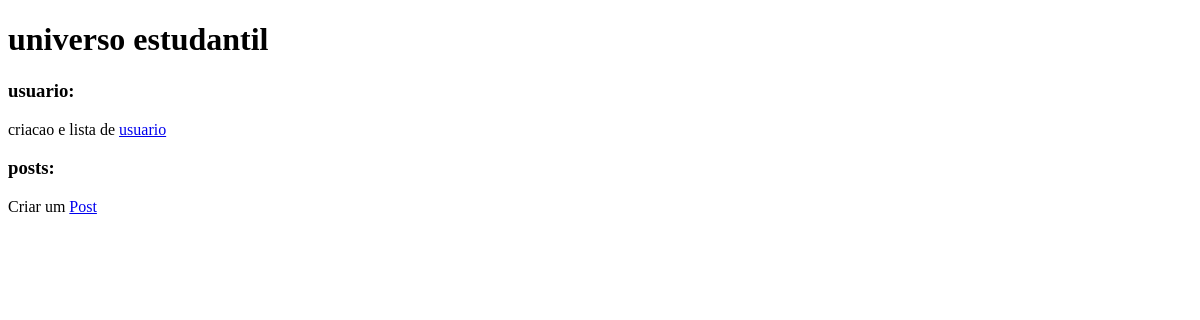
Before: / with the older database file.
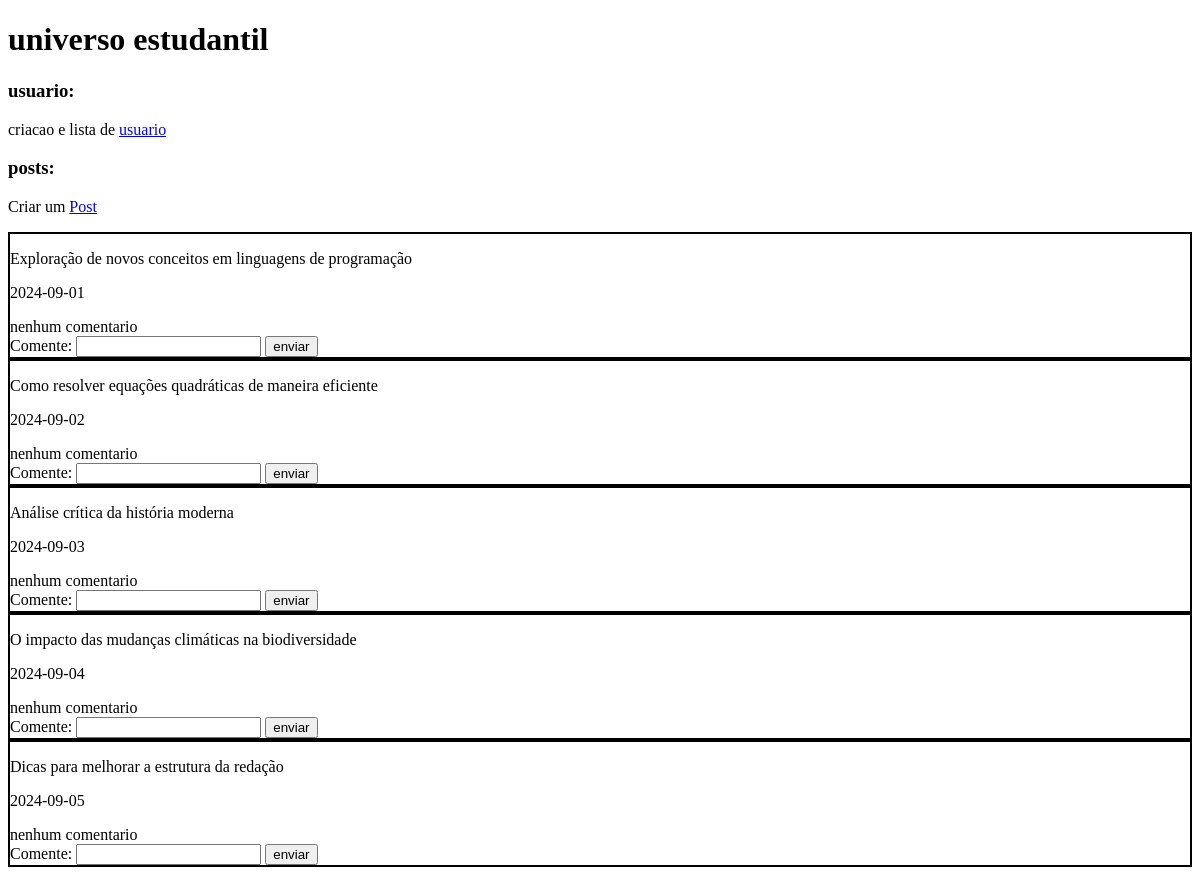
After: the same page with the newer database file.
### tables this page shows
CREATE TABLE `tb_post` (
  `id_post` int(11) NOT NULL AUTO_INCREMENT,
  `legenda` varchar(1000) NOT NULL,
  `curtida` int(11) NOT NULL,
  `data_postagem` date NOT NULL,
  `filtro` enum('liguagem,matematica') NOT NULL,
  PRIMARY KEY (`id_post`)
);

### bd/conexao.php (called while the page is built, shortened)
<?php
    function bdcompleto($conexao,$sql){
        $result = mysqli_query($conexao,$sql);
        return $result;
    }
?>

### index.php (the view, shortened to what this page needs)
<?php
include_once($_SERVER['DOCUMENT_ROOT']."/bd/conexao.php");
?>
<!DOCTYPE html>
<html lang="en">
<head>
</head>
<body>
    <h1>universo estudantil</h1>
    <h3>usuario:</h3>
    <p>criacao e lista de <a href="usuario.php">usuario</a></p>
    <h3>posts:</h3>
    <div class="container-posts">
        <p>Criar um <a href="form_post.html">Post</a></p>
        <?php
            $sql = "SELECT * FROM tb_post";
            $result = bdcompleto($conexao,$sql);
            if (mysqli_num_rows($result) > 0) {
                while ($row = mysqli_fetch_array($result)) {
                    echo "<div class='post'>";
                    $idpost = $row['id_post'];
                        ?>
                        <?php
                    $legenda = $row['legenda'];
                    $datapostagem = $row['data_postagem'];
                    ?>
                    <p><? echo $legenda; ?></p>
                    <p><? echo $datapostagem; ?></p>
                    <?php
                        $sql_comenta = "SELECT * FROM tb_comentario WHERE id_post = $idpost";
                        $result_comenta = bdcompleto($conexao,$sql_comenta);
                        if (mysqli_num_rows($result_comenta) > 0) {
                            while ($row_coment = mysqli_fetch_array($result_comenta)){
                                $comentario = $row_coment["comentario"];
                                $id_comentario = $row_coment["id_comentario"];
                                $resposta = $row_coment["resposta_id"];
                                ?><div class="comentario"><p><?php
                                if ($resposta != null) {
                                    echo ">";
                                }
                                echo $comentario;?></p></div>
                                <form action="controle/controle_comentario.php?case=comentario" method="post">
                                    <input type="text" name="resposta">
                                    <input type="hidden" name=" id_comentario" value="<?echo $id_comentario;?>">
                                    <input type="hidden" name="id_post" value="<?echo $idpost;?>">
                                    <input type="submit" value="responder">
                                </form>
                                <?php
                            }
                        } else {
                            echo "nenhum comentario";
                        }
                    ?>
                    <form action="/controle/controle_comentario.php?case=post" method="post">
                        <label for="comentario">Comente:</label>
                        <input type="text" name="comentario">
                        <input type="submit" value="enviar">
                    </form>
                    </div>
                    <?php
                }
            }
        ?>
    </div>
</body>
</html>

### index.php (style rules this page uses)
.post { border: 2px black solid; }

Changed rows visible on the page:
added tb_post: legenda "Exploração de novos conceitos em linguagens de programação", data_postagem "2024-09-01"
added tb_post: legenda "Como resolver equações quadráticas de maneira eficiente", data_postagem "2024-09-02"
added tb_post: legenda "Análise crítica da história moderna", data_postagem "2024-09-03"
added tb_post: legenda "O impacto das mudanças climáticas na biodiversidade", data_postagem "2024-09-04"
added tb_post: legenda "Dicas para melhorar a estrutura da redação", data_postagem "2024-09-05"
